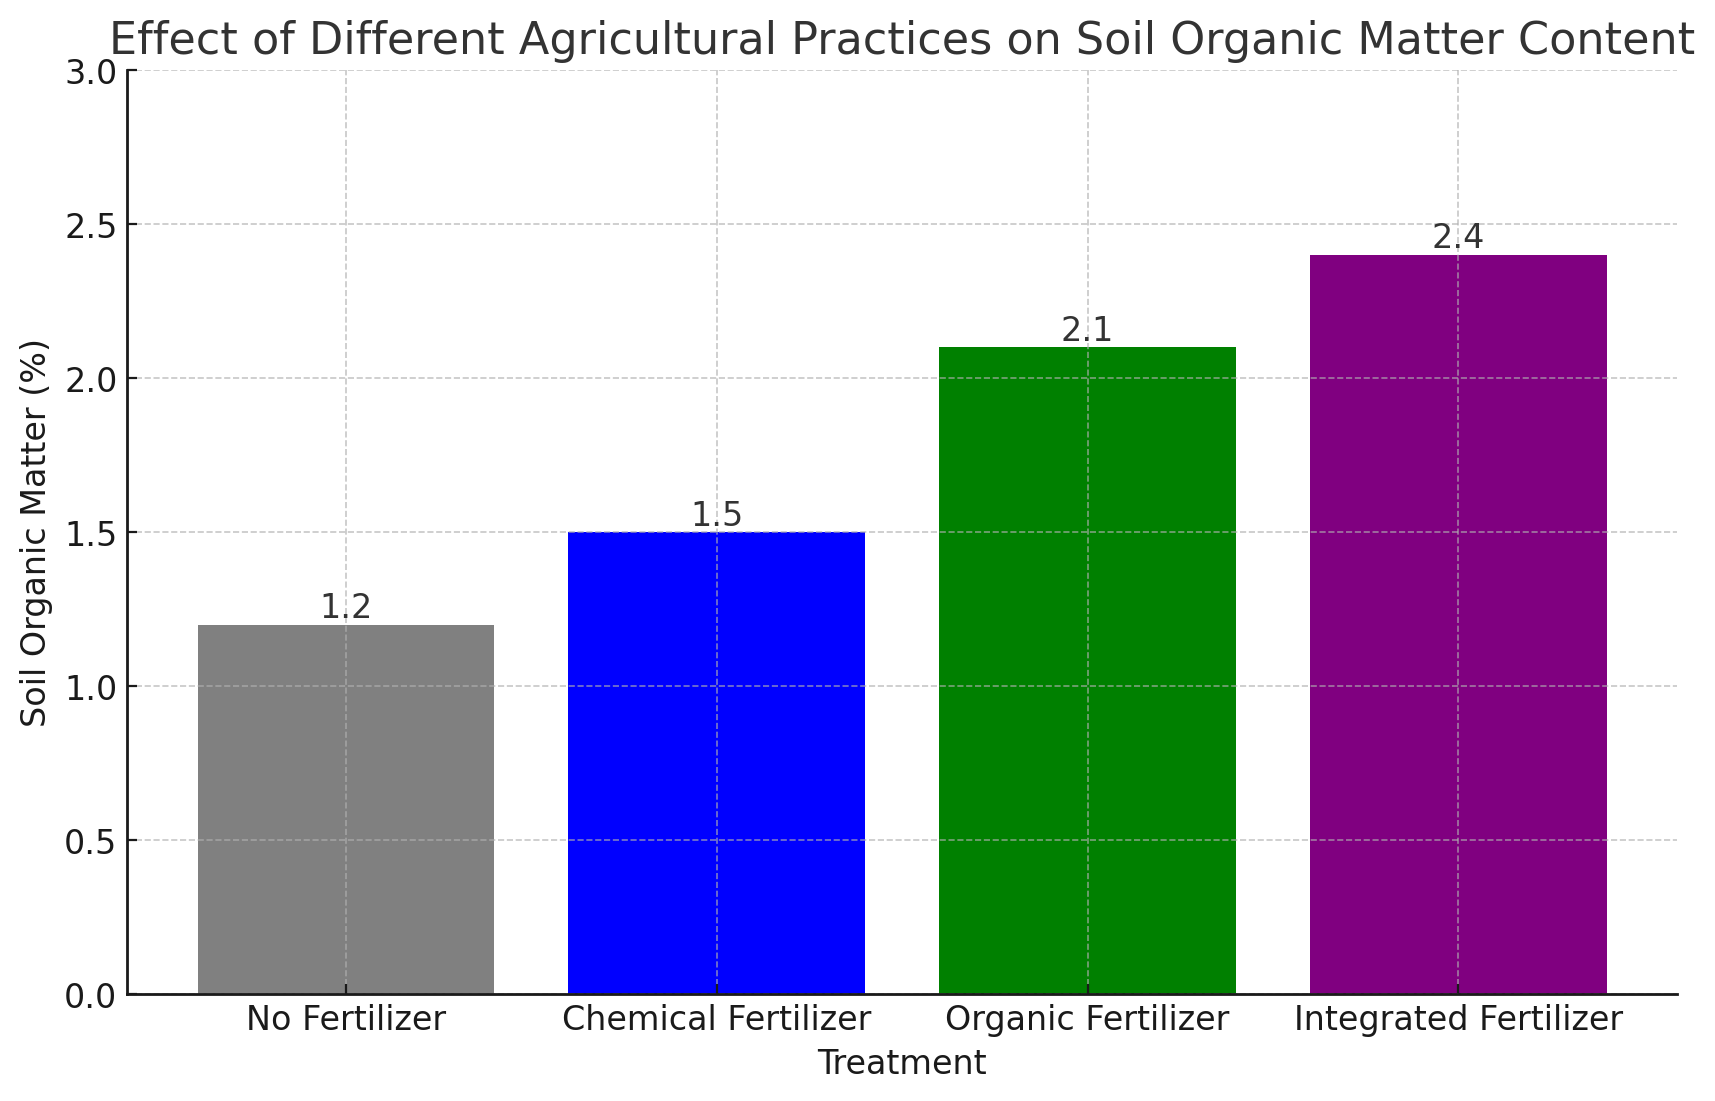

The Python source for this figure:
# Copyright (c) 2025 Kang Kai
# Date: March 17, 2025
#
# Project: Effect of Different Agricultural Practices on Soil Organic Matter Content
# Chart IV-a, b
#
# Permission is hereby granted, free of charge, to any person obtaining a copy
# of this software and associated documentation files (the "Software"), to deal
# in the Software without restriction, including without limitation the rights
# to use, copy, modify, merge, publish, distribute, sublicense, and/or sell
# copies of the Software, and to permit persons to whom the Software is
# furnished to do so, subject to the following conditions:
#
# The above copyright notice and this permission notice shall be included in all
# copies or substantial portions of the Software.
#
# THE SOFTWARE IS PROVIDED "AS IS", WITHOUT WARRANTY OF ANY KIND, EXPRESS OR
# IMPLIED, INCLUDING BUT NOT LIMITED TO THE WARRANTIES OF MERCHANTABILITY,
# FITNESS FOR A PARTICULAR PURPOSE AND NONINFRINGEMENT. IN NO EVENT SHALL THE
# AUTHORS OR COPYRIGHT HOLDERS BE LIABLE FOR ANY CLAIM, DAMAGES OR OTHER
# LIABILITY, WHETHER IN AN ACTION OF CONTRACT, TORT OR OTHERWISE, ARISING FROM,
# OUT OF OR IN CONNECTION WITH THE SOFTWARE OR THE USE OR OTHER DEALINGS IN THE
# SOFTWARE.   

import matplotlib.pyplot as plt

treatments = ['No Fertilizer', 'Chemical Fertilizer', 'Organic Fertilizer', 'Integrated Fertilizer']
soil_organic_matter = [1.2, 1.5, 2.1, 2.4]

plt.figure(figsize=(10, 6))
bars = plt.bar(treatments, soil_organic_matter, color=['gray', 'blue', 'green', 'purple'])

for bar in bars:
    yval = bar.get_height()
    plt.text(bar.get_x() + bar.get_width()/2, yval, f"{yval:.1f}", ha='center', va='bottom', fontsize=12)

plt.xlabel('Treatment')
plt.ylabel('Soil Organic Matter (%)')
plt.title('Effect of Different Agricultural Practices on Soil Organic Matter Content')
plt.ylim(0, 3)
plt.grid(axis='y', linestyle='--', alpha=0.7)
plt.show()
